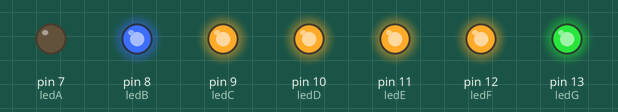
A sketch run on a simulated Arduino Uno, built with avr-gcc and run on an emulated ATmega328P. Parts: output pins drawn as LEDs (lit = HIGH).

Above: at 0.5 s.
At 2.5 s:
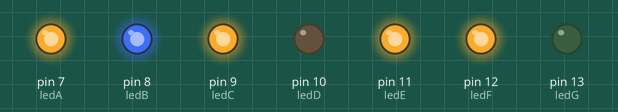
At 4.5 s:
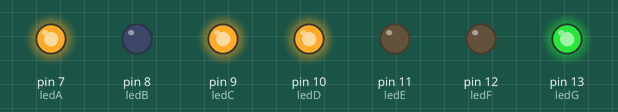
At 9.5 s:
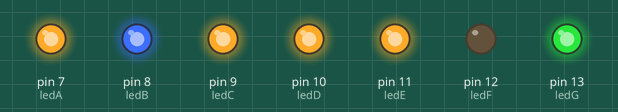
At 13.5 s:
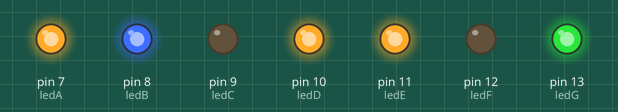
At 19.5 s:
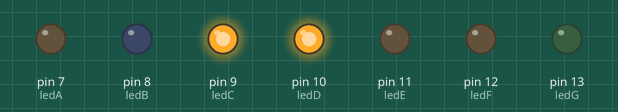
Timing chart, 0 to 20.7 s (numbered marks = the images above):
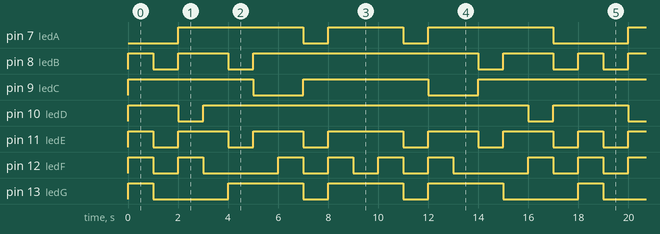

The sketch:

contador-crescente-e-decrescente.ino
```cpp
int ledA = 7;
int ledB = 8;
int ledC = 9;
int ledD = 10;
int ledE = 11;
int ledF = 12;
int ledG = 13;


void setup(){

pinMode(ledA, OUTPUT);
pinMode(ledB, OUTPUT);
pinMode(ledC, OUTPUT);
pinMode(ledD, OUTPUT);
pinMode(ledE, OUTPUT);
pinMode(ledF, OUTPUT);
pinMode(ledG, OUTPUT);


}
void loop(){
crescente();
decrescente();

}

void numero0(){
digitalWrite(ledA, LOW);
digitalWrite(ledB, HIGH);
digitalWrite(ledC, HIGH);
digitalWrite(ledD,HIGH);
digitalWrite(ledE, HIGH);
digitalWrite(ledF, HIGH);
digitalWrite(ledG, HIGH);
delay(1000);


}
void numero1(){
digitalWrite(ledA, LOW);
digitalWrite(ledB, LOW);
digitalWrite(ledC, HIGH);
digitalWrite(ledD,HIGH);
digitalWrite(ledE, LOW);
digitalWrite(ledF, LOW);
digitalWrite(ledG,LOW);
delay(1000);


}


void numero2(){
digitalWrite(ledA, HIGH);
digitalWrite(ledB, HIGH);
digitalWrite(ledC, HIGH);
digitalWrite(ledD,LOW);
digitalWrite(ledE, HIGH);
digitalWrite(ledF, HIGH);
digitalWrite(ledG,LOW);
delay(1000);
}

void numero3(){
digitalWrite(ledA, HIGH);
digitalWrite(ledB, HIGH);
digitalWrite(ledC, HIGH);
digitalWrite(ledD,HIGH);
digitalWrite(ledE, HIGH);
digitalWrite(ledF, LOW);
digitalWrite(ledG,LOW);
delay(1000);
}

void numero4(){
digitalWrite(ledA, HIGH);
digitalWrite(ledB,LOW);
digitalWrite(ledC, HIGH);
digitalWrite(ledD,HIGH);
digitalWrite(ledE, LOW);
digitalWrite(ledF, LOW);
digitalWrite(ledG,HIGH);
delay(1000);
}
void numero5(){
digitalWrite(ledA, HIGH);
digitalWrite(ledB, HIGH);
digitalWrite(ledC, LOW);
digitalWrite(ledD,HIGH);
digitalWrite(ledE, HIGH);
digitalWrite(ledF, LOW);
digitalWrite(ledG,HIGH);
delay(1000);
}

void numero6(){
digitalWrite(ledA, HIGH);
digitalWrite(ledB, HIGH);
digitalWrite(ledC, LOW);
digitalWrite(ledD,HIGH);
digitalWrite(ledE, HIGH);
digitalWrite(ledF, HIGH);
digitalWrite(ledG,HIGH);
delay(1000);

}

void numero7(){
digitalWrite(ledA, LOW);
digitalWrite(ledB, HIGH);
digitalWrite(ledC, HIGH);
digitalWrite(ledD,HIGH);
digitalWrite(ledE, LOW);
digitalWrite(ledF, LOW);
digitalWrite(ledG, LOW);
delay(1000);
}

void numero8(){
digitalWrite(ledA, HIGH);
digitalWrite(ledB, HIGH);
digitalWrite(ledC, HIGH);
digitalWrite(ledD,HIGH);
digitalWrite(ledE, HIGH);
digitalWrite(ledF, HIGH);
digitalWrite(ledG, HIGH);
delay(1000);
}

void numero9(){
digitalWrite(ledA, HIGH);
digitalWrite(ledB, HIGH);
digitalWrite(ledC, HIGH);
digitalWrite(ledD,HIGH);
digitalWrite(ledE, HIGH);
digitalWrite(ledF, LOW);
digitalWrite(ledG, HIGH);
delay(1000);
}

void crescente(){
numero0();
numero1();
numero2();
numero3();
numero4();
numero5();
numero6();
numero7();
numero8();
numero9();
}

void decrescente(){
numero8();
numero7();
numero6();
numero5();
numero4();
numero3();
numero2();
numero1();
}
```

Measured:
- by itself, pin 7 (ledA): LOW → HIGH at 2.0 s, → LOW 5.0 s later, → HIGH 1.0 s later, → LOW 3.0 s later, … (13 changes in this stretch)
- by itself, pin 8 (ledB): repeats every 18.0 s: LOW 1.0 s, HIGH 2.0 s, LOW 1.0 s, HIGH 9.0 s, LOW 1.0 s, HIGH 2.0 s, LOW 1.0 s, HIGH 1.0 s
- by itself, pin 9 (ledC): LOW → HIGH at 0.00 s, → LOW 5.0 s later, → HIGH 2.0 s later, → LOW 5.0 s later, … (9 changes in this stretch)
- by itself, pin 10 (ledD): repeats every 18.0 s: LOW 1.0 s, HIGH 13.0 s, LOW 1.0 s, HIGH 3.0 s
- by itself, pin 13 (ledG): repeats every 18.0 s: LOW 3.0 s, 2 × (HIGH 3.0 s, LOW 1.0 s), HIGH 3.0 s, LOW 3.0 s, HIGH 1.0 s
- by itself, pin 11 (ledE): repeats every 18.0 s: 2 × (LOW 1.0 s, HIGH 2.0 s), LOW 1.0 s, HIGH 3.0 s, 2 × (LOW 1.0 s, HIGH 2.0 s), LOW 1.0 s, HIGH 1.0 s
- by itself, pin 12 (ledF): repeats every 18.0 s: LOW 1.0 s, HIGH 1.0 s, LOW 3.0 s, 3 × (HIGH 1.0 s, LOW 1.0 s), HIGH 1.0 s, LOW 3.0 s, HIGH 1.0 s, LOW 1.0 s, HIGH 1.0 s
